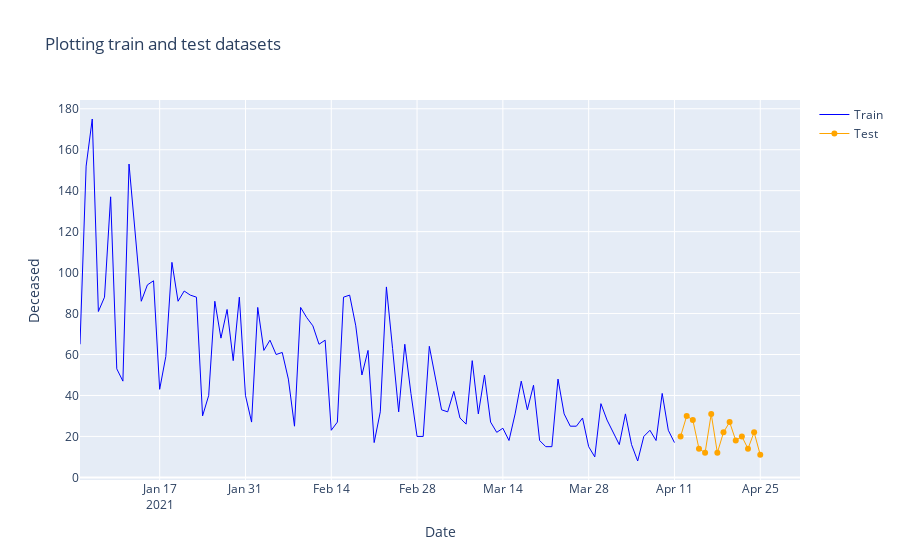

The cell this chart's notebook holds for it:
### Code cell
train = df_covid_deceased[df_covid_deceased.index <= "2021-04-11"]
test = df_covid_deceased[df_covid_deceased.index > "2021-04-11"]
fig = go.Figure()

# Create and style traces
fig.add_trace(go.Scatter(x=train.index, y=train["deceased"], name='Train', line=dict(color='blue', width=1)))
fig.add_trace(go.Scatter(x=test.index, y=test["deceased"], name='Test', line=dict(color='orange', width=1)))

# Edit the layout
fig.update_layout(title='Plotting train and test datasets', xaxis_title='Date', yaxis=dict(title='Deceased'))

fig.show()
